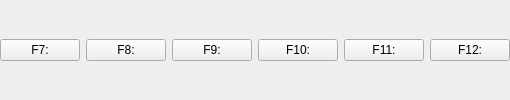
           <widget class="QFrame" name="Button_Row2">
            <property name="lineWidth">
             <number>0</number>
            </property>
            <layout class="QHBoxLayout" name="ButtonRow2">
             <property name="leftMargin">
              <number>0</number>
             </property>
             <property name="topMargin">
              <number>0</number>
             </property>
             <property name="rightMargin">
              <number>0</number>
             </property>
             <property name="bottomMargin">
              <number>0</number>
             </property>
             <item>
              <widget class="QPushButton" name="F7">
               <property name="focusPolicy">
                <enum>Qt::FocusPolicy::NoFocus</enum>
               </property>
               <property name="accessibleName">
                <string>F7</string>
               </property>
               <property name="text">
                <string>F7:</string>
               </property>
              </widget>
             </item>
             <item>
              <widget class="QPushButton" name="F8">
               <property name="focusPolicy">
                <enum>Qt::FocusPolicy::NoFocus</enum>
               </property>
               <property name="accessibleName">
                <string>F8</string>
               </property>
               <property name="text">
                <string>F8:</string>
               </property>
              </widget>
             </item>
             <item>
              <widget class="QPushButton" name="F9">
               <property name="focusPolicy">
                <enum>Qt::FocusPolicy::NoFocus</enum>
               </property>
               <property name="accessibleName">
                <string>F9</string>
               </property>
               <property name="text">
                <string>F9:</string>
               </property>
              </widget>
             </item>
             <item>
              <widget class="QPushButton" name="F10">
               <property name="focusPolicy">
                <enum>Qt::FocusPolicy::NoFocus</enum>
               </property>
               <property name="accessibleName">
                <string>F10</string>
               </property>
               <property name="text">
                <string>F10:</string>
               </property>
              </widget>
             </item>
             <item>
              <widget class="QPushButton" name="F11">
               <property name="focusPolicy">
                <enum>Qt::FocusPolicy::NoFocus</enum>
               </property>
               <property name="accessibleName">
                <string>F11</string>
               </property>
               <property name="text">
                <string>F11:</string>
               </property>
              </widget>
             </item>
             <item>
              <widget class="QPushButton" name="F12">
               <property name="focusPolicy">
                <enum>Qt::FocusPolicy::NoFocus</enum>
               </property>
               <property name="accessibleName">
                <string>F12</string>
               </property>
               <property name="text">
                <string>F12:</string>
               </property>
              </widget>
             </item>
            </layout>
           </widget>
